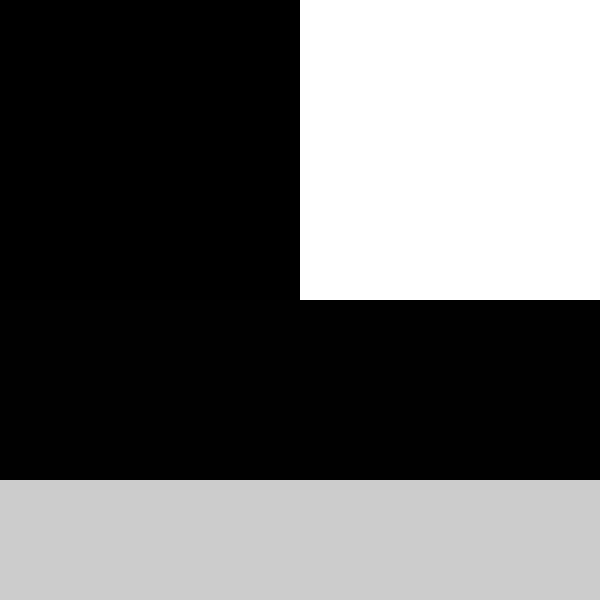
Frame 1 (no input)
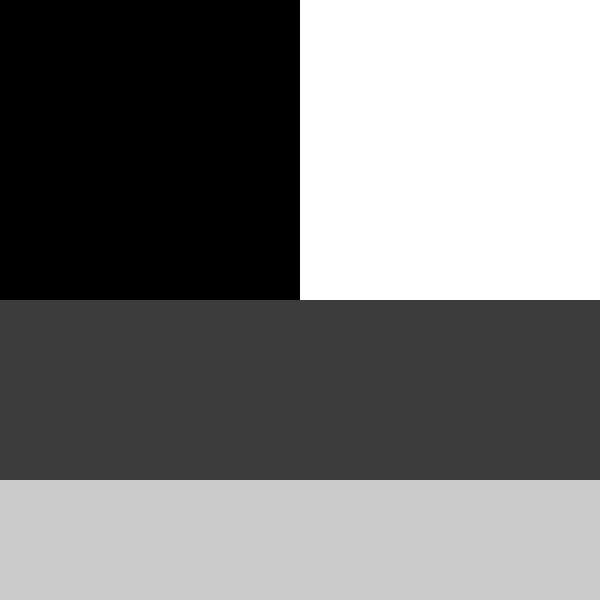
Frame 60 (the mouse pressed at the canvas centre just before this capture)
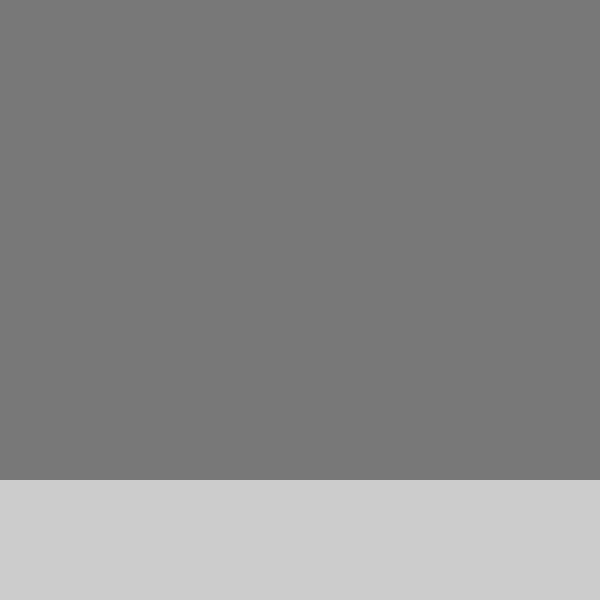
Frame 120 (the mouse held since frame 60 and released just before this capture)

The Processing sketch that drew these frames (run headless with seeded random() and noise(); from frame 60 on, the mouse is pressed at the canvas centre):

// Processing sketch: Day2_v11
// ── Day2_v11.pde
int xPos;
int yPos;
int rightColor;
int leftColor;
int opacity;
int blackValue;
boolean isValueBlack;
boolean mouseOverCenter;
boolean mouseBelowCenter;

void setup(){
  size(600,600);
  xPos = width/2;
  yPos = height/2;
}

void draw(){
//  black and white squares
  rightColor = 0;
  leftColor = 255;
  if (mouseX <= xPos){
    mouseOverCenter = true;
  }
  else if(mouseX >= xPos){
    mouseOverCenter = false;
  }
  if (mouseOverCenter == true){
    rightColor = 255;
    leftColor = 0;
  }
  else if (mouseOverCenter == false){
    rightColor = 0;
    leftColor = 255;
  }
//  opacity (above center)
  if (mouseY >= yPos){
    mouseBelowCenter = true;
  }
  else if(mouseY <=yPos){
    mouseBelowCenter = false;
  }
  if (mouseBelowCenter == true){
    opacity = 0;
  }
  else if (mouseBelowCenter == false){
    opacity = 255;
  }
//  grayscale fading up and down
  if (isValueBlack == false){
    blackValue +=1;
  }
  else if (isValueBlack == true){
    blackValue -=1;
  }
  if (blackValue == 255){
    isValueBlack = true;
  }
  else if (blackValue == 0){
    isValueBlack = false;
  }
  
//  all the rectangles
  noStroke();
  fill(blackValue);
  rect(0,0,width, (height/5)*4);  
  fill(leftColor,leftColor,leftColor,opacity);
  rect(0,0,width/2,height/2);
  fill(rightColor,rightColor,rightColor,opacity);
  rect(width/2,0,width/2,height/2);
}
